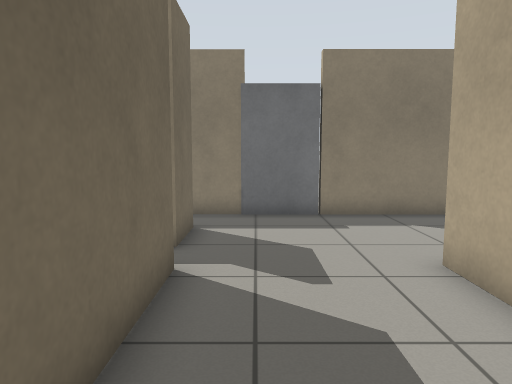
View 1 (above)

13 first-person views from a walk through a world built for the Gazebo simulator. The camera is 0.95 m above the floor, tilts 6° down and sees 70° across. The floor is counted in squares, 0.5 m on a side. Each view is taken from the middle of a square. On the plan, view 1 faces up. The plan holds only what a view shows up to about 18 squares ahead; the rest is blank.

View 2
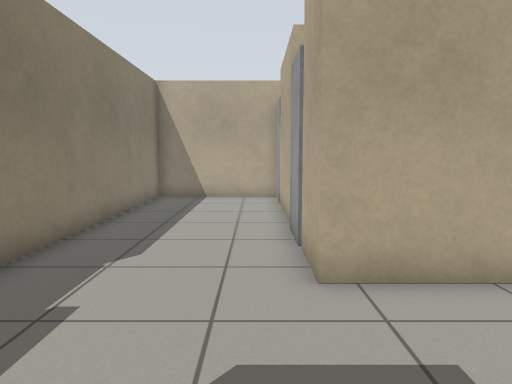

View 3
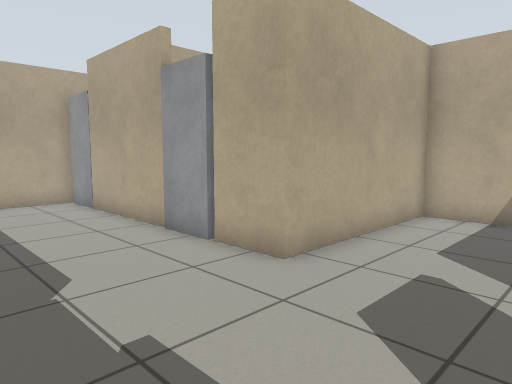

View 4
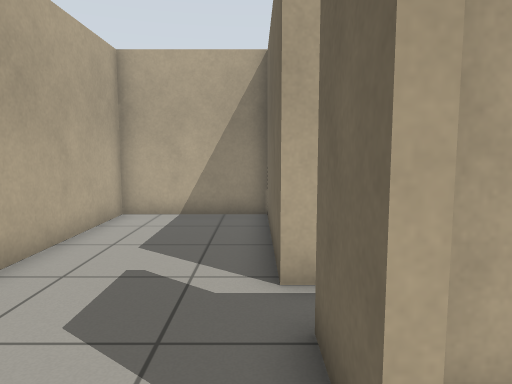

View 5
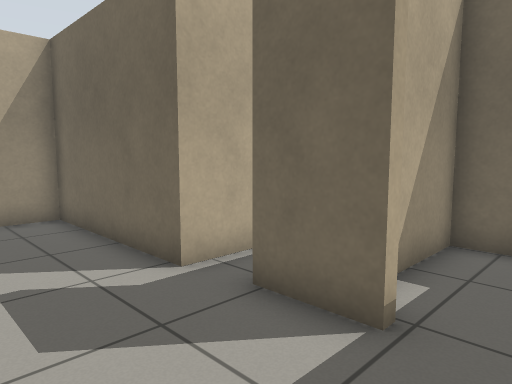

View 6
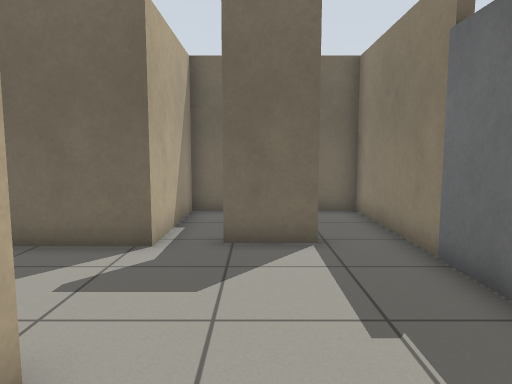

View 7
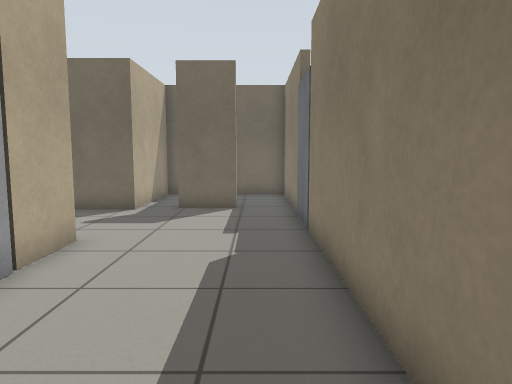

View 8
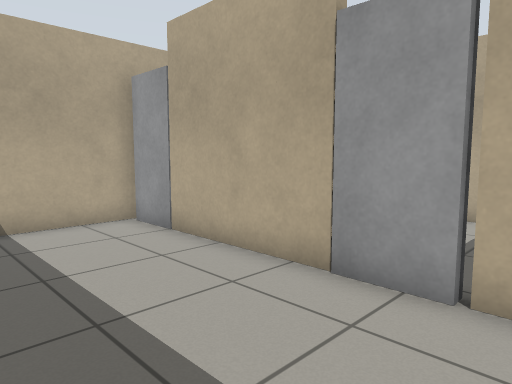

View 9
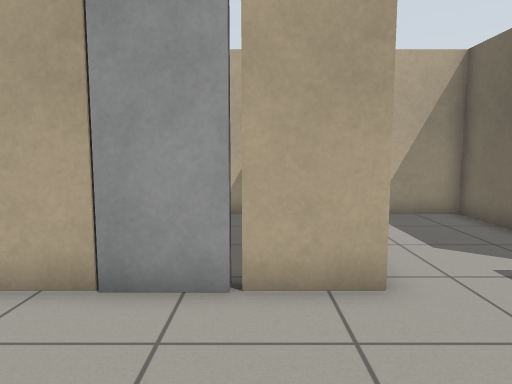

View 10
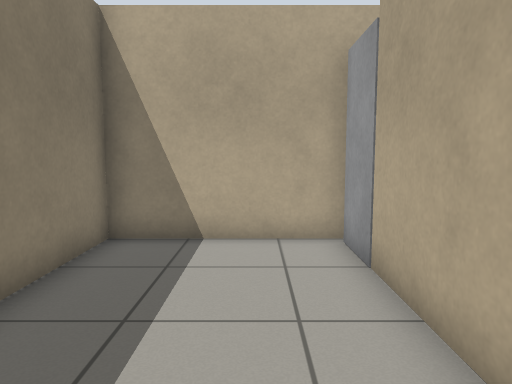

View 11
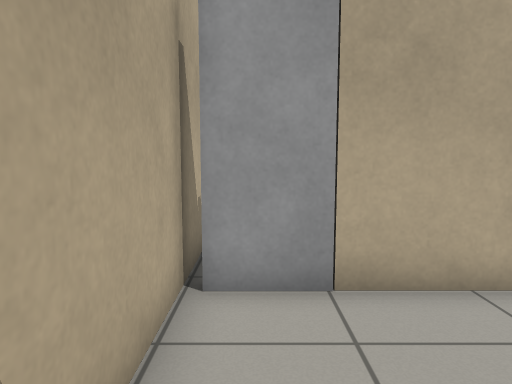

View 12
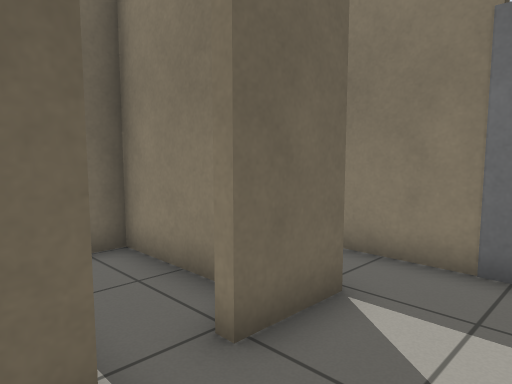

View 13
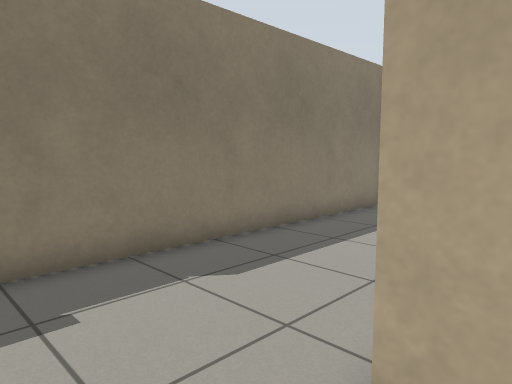

### Floor plan
Points are (right, up) in squares from view 1. A wall is a line through its corners. A room is listed if a view was taken in it or the views show most of it. See-through windows are left out.
Room 1 (views 1, 2, 3, 4, 5, 6, 7, 8, 9, 10, 11, 12, 13)
walls: (7.1, 6.1) (12, 6.1); (-0.4, 11.3) (-6.1, 11.3) (-6.1, 8.6) (-2.2, 8.6); (-2, 9.3) (-1.6, 9.3) (-1.6, 7.3) (-2, 7.3); (-3.1, 8.3) (-6.1, 8.3) (-6.1, 5.9) (-1.3, 5.9) (-1.3, -0.3) (3.2, -0.3) (3.2, 6.1) (5.3, 6.1); (14, 6.4) (14, 11.3) (2.4, 11.3)
ways out: gap at (5, 6)
objects: door leaf (0, 12) to (2, 12)

Where each view was taken, in squares from view 1:
view 1: 0 up, 0 right, facing up
view 2: 7 up, 2 left, facing right
view 3: 11 up, 1 left, facing down-right
view 4: 11 up, 1 left, facing down
view 5: 11 up, 2 right, facing down-left
view 6: 8 up, 6 right, facing left
view 7: 10 up, 11 right, facing left
view 8: 11 up, 4 right, facing down-right
view 9: 11 up, 5 right, facing down
view 10: 8 up, 6 right, facing right
view 11: 11 up, 13 right, facing down
view 12: 5 up, 1 right, facing up-left
view 13: 5 up, 1 right, facing up-right
